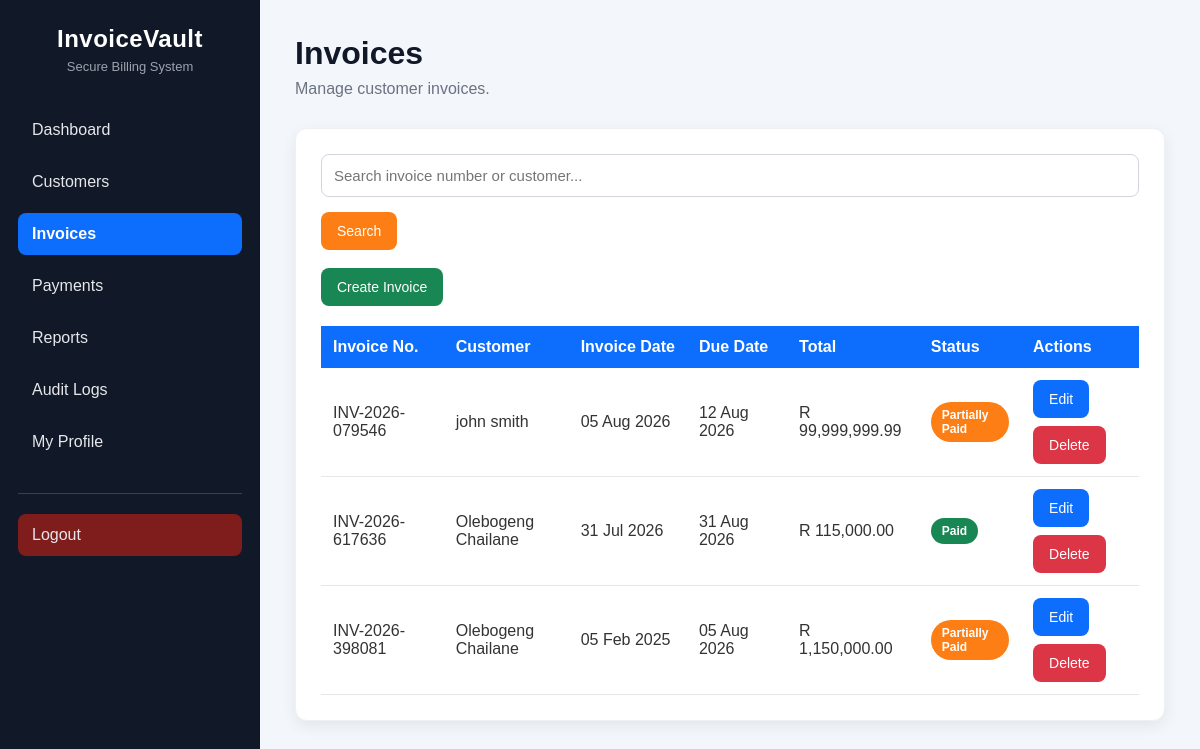
Screenshot of /invoices.php (signed in) with the database file from the repository.
### tables this page shows
CREATE TABLE `invoices` (
  `invoice_id` int(11) NOT NULL,
  `invoice_number` varchar(30) DEFAULT NULL,
  `customer_id` int(11) NOT NULL,
  `invoice_date` date NOT NULL,
  `due_date` date NOT NULL,
  `subtotal` decimal(10,2) DEFAULT NULL,
  `vat` decimal(10,2) DEFAULT NULL,
  `total` decimal(10,2) DEFAULT NULL,
  `status` enum('Unpaid','Partially Paid','Paid') DEFAULT 'Unpaid',
  `created_at` timestamp NOT NULL DEFAULT current_timestamp()
);

CREATE TABLE `customers` (
  `customer_id` int(11) NOT NULL,
  `first_name` varchar(50) NOT NULL,
  `last_name` varchar(50) NOT NULL,
  `email` varchar(100) DEFAULT NULL,
  `phone` varchar(20) DEFAULT NULL,
  `address` text DEFAULT NULL,
  `city` varchar(50) DEFAULT NULL,
  `province` varchar(50) DEFAULT NULL,
  `postal_code` varchar(10) DEFAULT NULL,
  `account_status` enum('Active','Inactive') DEFAULT 'Active',
  `account_number` varchar(30) NOT NULL,
  `created_at` timestamp NOT NULL DEFAULT current_timestamp()
);

### invoices.php (the view, shortened to what this page needs)
<?php
include 'config/db.php';
$search = "";
if (isset($_GET['search'])) {
    $search = trim($_GET['search']);
    $stmt = $conn->prepare("
        SELECT
            invoices.*,
            customers.first_name,
            customers.last_name
        FROM invoices
        INNER JOIN customers
            ON invoices.customer_id = customers.customer_id
        WHERE
            invoices.invoice_number LIKE ?
            OR customers.first_name LIKE ?
            OR customers.last_name LIKE ?
        ORDER BY invoices.invoice_date DESC
    ");
    $like = "%" . $search . "%";
    $stmt->bind_param(
        "sss",
        $like,
        $like,
        $like
    );
    $stmt->execute();
    $result = $stmt->get_result();
} else {
    $result = $conn->query("
        SELECT
            invoices.*,
            customers.first_name,
            customers.last_name
        FROM invoices
        INNER JOIN customers
            ON invoices.customer_id = customers.customer_id
        ORDER BY invoices.invoice_date DESC
    ");
}
?>
<!DOCTYPE html>
<html lang="en">
<head>
    <link
        rel="stylesheet"
        href="assets/css/style.css"
    >
</head>
<body>
<div class="dashboard-container">
    <?php include 'includes/sidebar.php'; ?>
    <div class="main-content">
        <div class="header">
            <h1>Invoices</h1>
            <p>Manage customer invoices.</p>
        </div>
        <div class="table-section">
            <form method="GET">
                <input
                    type="text"
                    name="search"
                    placeholder="Search invoice number or customer..."
                    value="<?php echo htmlspecialchars($search); ?>"
                >
                <button
                    type="submit"
                    class="btn-warning"
                >
                    Search
                </button>
            </form>
            <br>
            <a href="add_invoice.php">
                <button
                    type="button"
                    class="btn-success"
                >
                    Create Invoice
                </button>
            </a>
            <table>
                <thead>
                    <tr>
                        <th>Invoice No.</th>
                        <th>Customer</th>
                        <th>Invoice Date</th>
                        <th>Due Date</th>
                        <th>Total</th>
                        <th>Status</th>
                        <th>Actions</th>
                    </tr>
                </thead>
                <tbody>
                <?php if ($result->num_rows > 0) { ?>
                    <?php while ($row = $result->fetch_assoc()) { ?>
                        <tr>
                            <td>
                                <?php echo htmlspecialchars($row['invoice_number']); ?>
                            </td>
                            <td>
                                <?php
                                echo htmlspecialchars(
                                    $row['first_name'] . " " . $row['last_name']
                                );
                                ?>
                            </td>
                            <td>
                                <?php
                                echo date(
                                    "d M Y",
                                    strtotime($row['invoice_date'])
                                );
                                ?>
                            </td>
                            <td>
                                <?php
                                echo date(
                                    "d M Y",
                                    strtotime($row['due_date'])
                                );
                                ?>
                            </td>
                            <td>
                                R <?php echo number_format($row['total'], 2); ?>
                            </td>
                            <td>
                                <?php if ($row['status'] === 'Paid') { ?>
                                    <span class="status-paid">
                                        Paid
                                    </span>
                                <?php } elseif ($row['status'] === 'Partially Paid') { ?>
                                    <span class="status-partial">
                                        Partially Paid
                                    </span>
                                <?php } else { ?>
                                    <span class="status-unpaid">
                                        Unpaid
                                    </span>
                                <?php } ?>
                            </td>
                            <td>
                                <div class="action-group">
                                    <a
                                        href="edit_invoice.php?id=<?php echo $row['invoice_id']; ?>"
                                    >
                                        <button
                                            type="button"
                                            class="btn-primary"
                                        >
                                            Edit
                                        </button>
                                    </a>
                                    <a
                                        href="delete_invoice.php?id=<?php echo $row['invoice_id']; ?>"
                                        onclick="return confirm('Delete this invoice?');"
                                    >
                                        <button
                                            type="button"
                                            class="btn-danger"
                                        >
                                            Delete
                                        </button>
                                    </a>
                                </div>
                            </td>
                        </tr>
                    <?php } ?>
                <?php } ?>
                </tbody>
            </table>
        </div>
    </div>
</div>
</body>
</html>

### assets/css/style.css (style rules this page uses)
* { margin:0; padding:0; box-sizing:border-box; font-family:Arial, Helvetica, sans-serif; }
body { background:#f3f6fb; color:#333; }
a { text-decoration:none; }
input, select { width:100%; padding:12px; margin-bottom:15px; border:1px solid #d1d5db; border-radius:8px; font-size:15px; background:#fff; }
button { padding:11px 16px; border:none; border-radius:8px; background:#0d6efd; color:#fff; cursor:pointer; font-size:14px; transition:.2s ease; width:auto; }
.btn-primary { background:#0d6efd; }
.btn-success { background:#198754; }
.btn-danger { background:#dc3545; }
.btn-warning { background:#fd7e14; }
.dashboard-container { display:flex; min-height:100vh; }
.main-content { flex:1; padding:35px; overflow-x:auto; }
.header { margin-bottom:30px; }
.header h1 { margin-bottom:8px; color:#111827; }
.header p { color:#6b7280; }
.table-section { margin-top:30px; background:white; padding:25px; border-radius:12px; box-shadow:0 5px 15px rgba(0,0,0,.07); border:1px solid #eef0f4; }
table { width:100%; border-collapse:collapse; margin-top:20px; }
table th { background:#0d6efd; color:white; padding:12px; text-align:left; white-space:nowrap; }
table td { padding:12px; border-bottom:1px solid #e5e7eb; vertical-align:middle; }
.status-paid { display:inline-block; background:#198754; color:white; padding:6px 11px; border-radius:20px; font-size:12px; font-weight:bold; }
.status-partial { display:inline-block; background:#fd7e14; color:white; padding:6px 11px; border-radius:20px; font-size:12px; font-weight:bold; }
.action-group { display:flex; gap:8px; flex-wrap:wrap; }

### rows the page displays
invoices: invoice_number "INV-2026-079546", customer.last_name "john smith", invoice_date "05 Aug 2026", due_date "12 Aug 2026", total "99,999,999.99", status "Partially Paid"
invoices: invoice_number "INV-2026-617636", customer.last_name "Olebogeng Chailane", invoice_date "31 Jul 2026", due_date "31 Aug 2026", total "115,000.00", status "Paid"
invoices: invoice_number "INV-2026-398081", customer.last_name "Olebogeng Chailane", invoice_date "05 Feb 2025", due_date "05 Aug 2026", total "1,150,000.00", status "Partially Paid"
